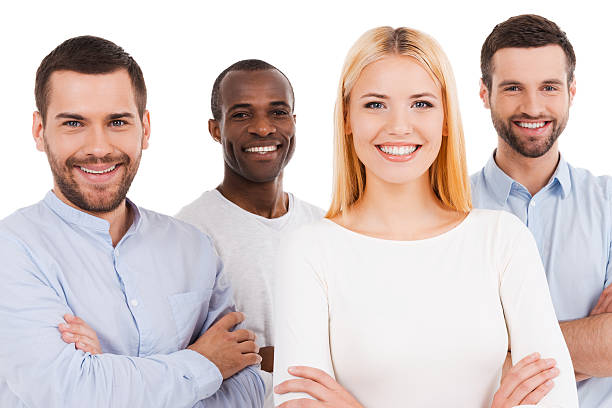
#> input picture four_people.jpg, 612 x 408 px
$ python facial_distance_calculator.py
#> lines starting #> are read from the running program, lines starting #| are printed output that depends on the picture
import math
import sys

import cv2

# Haar Cascade files are like templates for what faces look like.
face_cascade = cv2.CascadeClassifier('haarcascade_frontalface_default.xml')

###############################################################################
# calculate_from_image_file
#
# Description:
#		Finds all faces in an image, and tells where their centers are.
#
# Parameters:
#		img_location: The file location of the image. (string, required)
#		show_images: Whether or not to display the image, with bounding boxes
#				for each face, and lines to the image center.
#				If not specified, defaults to false. (boolean, optional)
#
# Return value:
#		A list of (dx, dy) tuples, each representing the distance (in pixels)
#		from the center of the image to the center of a face found.
###############################################################################
def calculate_from_image_file(img_location, show_images=False):
	img = load_image(img_location)
	faces = find_faces(img)
	face_centers = calculate_bounding_box_centers(faces)
	face_distances = calculate_distances_from_center(img, face_centers)

	if (show_images):
		draw_bounding_boxes(img, faces)
		draw_lines_to_center(img, face_centers)
		show_image(img)

	return face_distances

###############################################################################
# load_image
#
# Description:
#		Attempts to load an image file.
#		The program halts if image cannot be found.
#
# Parameters:
#		img_location: The file location of the image. (string, required)
#
# Return value:
#		A cv2.Image object containing the supplied image.
###############################################################################
def load_image(img_location):
#> called with img_location = 'four_people.jpg'
	img = cv2.imread(img_location)
#> img is the input picture: shape (408, 612, 3); mean B, G, R 199.3, 201.7, 216.3
	if img is None:
		sys.exit('Failed to load image ' + img_location)
	return img

###############################################################################
# find_faces
#
# Description:
#		Given an opencv image file, finds bounding boxes for all faces.
#
# Parameters:
#		img: the opencv image file (cv2.Image, required)
#
# Return value:
# 		A list of tuples (x,y,w,h) representing bounding boxes for each face.
#		x and y refer to the top-left corner of the face's bounding box,
#			in pixels.
#			(Note: (0,0) is at the top-left corner of the image.)
#		w and h refer to the width and height of the bounding box, in pixels.
###############################################################################
def find_faces(img):
	gray = cv2.cvtColor(img, cv2.COLOR_BGR2GRAY)
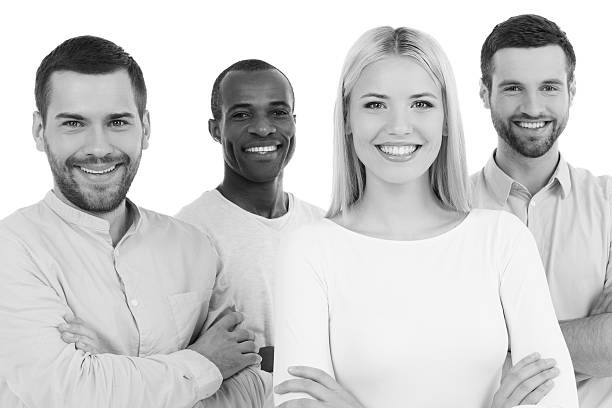
#> gray: shape (408, 612); min 1, max 255, mean 205.8
#> in calculate_from_image_file, `faces = find_faces(img)`: faces = [[218, 82, 84, 84], [482, 48, 101, 101], [338, 60, 124, 124], [29, 71, 131, 131]]
#> in calculate_from_image_file, `face_centers = calculate_bounding_box_centers(faces)`: face_centers = [(260, 124), (532, 98), (400, 122), (94, 136)]
	return face_cascade.detectMultiScale(gray, 1.3, 5)

###############################################################################
# calculate_bounding_box_centers
#
# Description:
#		Finds the centers of a list of bounding boxes.
#
# Parameters:
#		bounding_boxes: A list of (x,y,w,h) tuples, such as is returned by
#			find_faces(). (list, required)
#
# Return value:
#		A list of tuples (x,y) representing the centers of each of those
#		bounding boxes.
###############################################################################
def calculate_bounding_box_centers(bounding_boxes):
	return [(int(x+(w/2)), int(y+(h/2))) for (x,y,w,h) in bounding_boxes]

###############################################################################
# calculate_distances_from_center
#
# Description:
#		Finds the distances from a bunch of points to the center of an image.
#
# Parameters:
#		img: An opencv image. (cv2.Image, required)
#		points: A list of (x,y) coordinates. (list, required)
#
# Return value:
#		A list of tuples (dx,dy) representing the distance from the center
#		of the image for each submitted coordinate.
###############################################################################
def calculate_distances_from_center(img, points):
	(img_height, img_width) = img.shape[:2]
#> img_height = 408; img_width = 612
	(img_center_x, img_center_y) = ( int(img_width / 2), int(img_height / 2) )
#> img_center_x = 306; img_center_y = 204
	return [(img_center_x - x, img_center_y - y) for (x, y) in points]

###############################################################################
# draw_bounding_boxes
#
# Description:
#		Draws a list of bounding boxes.
#
# Parameters:
#		bounding_boxes: A list of (x,y,w,h) tuples defining bounding boxes,
#		such as is returned by find_faces(). (list of tuples, required)
#
# Return value:
#		Not meaningful.
###############################################################################
def draw_bounding_boxes(img, bounding_boxes):
	for (x,y,w,h) in bounding_boxes:
		cv2.rectangle(img,(x,y),(x+w,y+h),(255,0,0),2)

###############################################################################
# draw_lines_to_center
#
# Description:
#		Draws lines from the center of an image to a list of points.
#
# Parameters:
#		img: An opencv image. (cv2.Image, required)
#		bounding_boxes: A list of (x,y) coordinates. (list of tuples, required)
#
# Return value:
#		Not meaningful.
###############################################################################
def draw_lines_to_center(img, points):
	(img_height, img_width) = img.shape[:2]
	(img_center_x, img_center_y) = (int(img_width/2), int(img_height/2))
	for (x, y) in points:
		cv2.line(img, (x, y), (img_center_x, img_center_y), (0,0,255), 2)

###############################################################################
# show_image
#
# Description:
#		Displays an image, waits until you press a button, and then clears it.
#
# Parameters:
#		img: An opencv image. (cv2.Image, required)
#
# Return value:
#		Not meaningful.
###############################################################################
def show_image(img):
	cv2.imshow('img',img)
	cv2.waitKey(0)
	cv2.destroyAllWindows()

# test it out if we're running this file directly (not importing)
if __name__ == '__main__':
	print(calculate_from_image_file('four_people.jpg'))
#> in calculate_from_image_file, `face_distances = calculate_distances_from_center(img, face_centers)`: face_distances = [(46, 80), (-226, 106), (-94, 82), (212, 68)]
